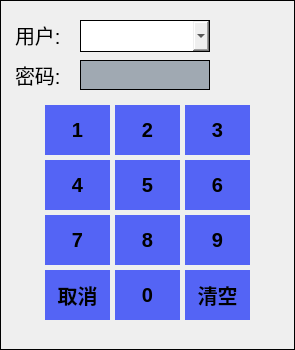
<?xml version="1.0" encoding="UTF-8"?>
<ui version="4.0">
 <class>dlgAdministrator</class>
 <widget class="QDialog" name="dlgAdministrator">
  <property name="geometry">
   <rect>
    <x>0</x>
    <y>0</y>
    <width>295</width>
    <height>350</height>
   </rect>
  </property>
  <property name="maximumSize">
   <size>
    <width>300</width>
    <height>350</height>
   </size>
  </property>
  <property name="font">
   <font>
    <pointsize>15</pointsize>
   </font>
  </property>
  <property name="windowTitle">
   <string>用户登录</string>
  </property>
  <property name="styleSheet">
   <string notr="true">border: 1px solid black;</string>
  </property>
  <widget class="QPushButton" name="pushButton_1">
   <property name="geometry">
    <rect>
     <x>45</x>
     <y>105</y>
     <width>65</width>
     <height>50</height>
    </rect>
   </property>
   <property name="font">
    <font>
     <pointsize>15</pointsize>
     <weight>75</weight>
     <bold>true</bold>
    </font>
   </property>
   <property name="styleSheet">
    <string notr="true">background-color: rgb(84, 100, 245);border: none;</string>
   </property>
   <property name="text">
    <string>1</string>
   </property>
  </widget>
  <widget class="QPushButton" name="pushButton_2">
   <property name="geometry">
    <rect>
     <x>115</x>
     <y>105</y>
     <width>65</width>
     <height>50</height>
    </rect>
   </property>
   <property name="font">
    <font>
     <pointsize>15</pointsize>
     <weight>75</weight>
     <bold>true</bold>
    </font>
   </property>
   <property name="styleSheet">
    <string notr="true">background-color: rgb(84, 100, 245);border: none;</string>
   </property>
   <property name="text">
    <string>2</string>
   </property>
  </widget>
  <widget class="QPushButton" name="pushButton_3">
   <property name="geometry">
    <rect>
     <x>185</x>
     <y>105</y>
     <width>65</width>
     <height>50</height>
    </rect>
   </property>
   <property name="font">
    <font>
     <pointsize>15</pointsize>
     <weight>75</weight>
     <bold>true</bold>
    </font>
   </property>
   <property name="styleSheet">
    <string notr="true">background-color: rgb(84, 100, 245);border: none;</string>
   </property>
   <property name="text">
    <string>3</string>
   </property>
  </widget>
  <widget class="QPushButton" name="pushButton_4">
   <property name="geometry">
    <rect>
     <x>45</x>
     <y>160</y>
     <width>65</width>
     <height>50</height>
    </rect>
   </property>
   <property name="font">
    <font>
     <pointsize>15</pointsize>
     <weight>75</weight>
     <bold>true</bold>
    </font>
   </property>
   <property name="styleSheet">
    <string notr="true">background-color: rgb(84, 100, 245);border: none;</string>
   </property>
   <property name="text">
    <string>4</string>
   </property>
  </widget>
  <widget class="QPushButton" name="pushButton_6">
   <property name="geometry">
    <rect>
     <x>185</x>
     <y>160</y>
     <width>65</width>
     <height>50</height>
    </rect>
   </property>
   <property name="font">
    <font>
     <pointsize>15</pointsize>
     <weight>75</weight>
     <bold>true</bold>
    </font>
   </property>
   <property name="styleSheet">
    <string notr="true">background-color: rgb(84, 100, 245);border: none;</string>
   </property>
   <property name="text">
    <string>6</string>
   </property>
  </widget>
  <widget class="QPushButton" name="pushButton_5">
   <property name="geometry">
    <rect>
     <x>115</x>
     <y>160</y>
     <width>65</width>
     <height>50</height>
    </rect>
   </property>
   <property name="font">
    <font>
     <pointsize>15</pointsize>
     <weight>75</weight>
     <bold>true</bold>
    </font>
   </property>
   <property name="styleSheet">
    <string notr="true">background-color: rgb(84, 100, 245);border: none;</string>
   </property>
   <property name="text">
    <string>5</string>
   </property>
  </widget>
  <widget class="QPushButton" name="pushButton_7">
   <property name="geometry">
    <rect>
     <x>45</x>
     <y>215</y>
     <width>65</width>
     <height>50</height>
    </rect>
   </property>
   <property name="font">
    <font>
     <pointsize>15</pointsize>
     <weight>75</weight>
     <bold>true</bold>
    </font>
   </property>
   <property name="styleSheet">
    <string notr="true">background-color: rgb(84, 100, 245);border: none;</string>
   </property>
   <property name="text">
    <string>7</string>
   </property>
  </widget>
  <widget class="QPushButton" name="pushButton_9">
   <property name="geometry">
    <rect>
     <x>185</x>
     <y>215</y>
     <width>65</width>
     <height>50</height>
    </rect>
   </property>
   <property name="font">
    <font>
     <pointsize>15</pointsize>
     <weight>75</weight>
     <bold>true</bold>
    </font>
   </property>
   <property name="styleSheet">
    <string notr="true">background-color: rgb(84, 100, 245);border: none;</string>
   </property>
   <property name="text">
    <string>9</string>
   </property>
  </widget>
  <widget class="QPushButton" name="pushButton_8">
   <property name="geometry">
    <rect>
     <x>115</x>
     <y>215</y>
     <width>65</width>
     <height>50</height>
    </rect>
   </property>
   <property name="font">
    <font>
     <pointsize>15</pointsize>
     <weight>75</weight>
     <bold>true</bold>
    </font>
   </property>
   <property name="styleSheet">
    <string notr="true">background-color: rgb(84, 100, 245);border: none;</string>
   </property>
   <property name="text">
    <string>8</string>
   </property>
  </widget>
  <widget class="QPushButton" name="pushButton_cancel">
   <property name="geometry">
    <rect>
     <x>45</x>
     <y>270</y>
     <width>65</width>
     <height>50</height>
    </rect>
   </property>
   <property name="font">
    <font>
     <pointsize>15</pointsize>
     <weight>75</weight>
     <bold>true</bold>
    </font>
   </property>
   <property name="styleSheet">
    <string notr="true">background-color: rgb(84, 100, 245);border: none;</string>
   </property>
   <property name="text">
    <string>取消</string>
   </property>
  </widget>
  <widget class="QPushButton" name="pushButton_empty">
   <property name="geometry">
    <rect>
     <x>185</x>
     <y>270</y>
     <width>65</width>
     <height>50</height>
    </rect>
   </property>
   <property name="font">
    <font>
     <pointsize>15</pointsize>
     <weight>75</weight>
     <bold>true</bold>
    </font>
   </property>
   <property name="styleSheet">
    <string notr="true">background-color: rgb(84, 100, 245);border: none;</string>
   </property>
   <property name="text">
    <string>清空</string>
   </property>
  </widget>
  <widget class="QPushButton" name="pushButton_0">
   <property name="geometry">
    <rect>
     <x>115</x>
     <y>270</y>
     <width>65</width>
     <height>50</height>
    </rect>
   </property>
   <property name="font">
    <font>
     <pointsize>15</pointsize>
     <weight>75</weight>
     <bold>true</bold>
    </font>
   </property>
   <property name="styleSheet">
    <string notr="true">background-color: rgb(84, 100, 245);border: none;</string>
   </property>
   <property name="text">
    <string>0</string>
   </property>
  </widget>
  <widget class="QLabel" name="label">
   <property name="geometry">
    <rect>
     <x>15</x>
     <y>60</y>
     <width>45</width>
     <height>30</height>
    </rect>
   </property>
   <property name="styleSheet">
    <string notr="true">border: none;</string>
   </property>
   <property name="text">
    <string>密码:</string>
   </property>
  </widget>
  <widget class="QLineEdit" name="m_PassWord">
   <property name="geometry">
    <rect>
     <x>80</x>
     <y>60</y>
     <width>130</width>
     <height>30</height>
    </rect>
   </property>
   <property name="sizePolicy">
    <sizepolicy hsizetype="Expanding" vsizetype="Preferred">
     <horstretch>0</horstretch>
     <verstretch>0</verstretch>
    </sizepolicy>
   </property>
   <property name="minimumSize">
    <size>
     <width>0</width>
     <height>30</height>
    </size>
   </property>
   <property name="maximumSize">
    <size>
     <width>16777215</width>
     <height>25</height>
    </size>
   </property>
   <property name="styleSheet">
    <string notr="true">border: 1px solid black;
background-color: rgb(160, 169, 178);</string>
   </property>
   <property name="echoMode">
    <enum>QLineEdit::Normal</enum>
   </property>
   <property name="readOnly">
    <bool>true</bool>
   </property>
   <property name="placeholderText">
    <string/>
   </property>
  </widget>
  <widget class="QLabel" name="label_2">
   <property name="geometry">
    <rect>
     <x>15</x>
     <y>20</y>
     <width>45</width>
     <height>30</height>
    </rect>
   </property>
   <property name="styleSheet">
    <string notr="true">border: none;</string>
   </property>
   <property name="text">
    <string>用户:</string>
   </property>
  </widget>
  <widget class="QComboBox" name="comboBox">
   <property name="geometry">
    <rect>
     <x>80</x>
     <y>20</y>
     <width>130</width>
     <height>32</height>
    </rect>
   </property>
   <property name="sizePolicy">
    <sizepolicy hsizetype="Preferred" vsizetype="Preferred">
     <horstretch>1</horstretch>
     <verstretch>0</verstretch>
    </sizepolicy>
   </property>
   <property name="font">
    <font>
     <pointsize>15</pointsize>
    </font>
   </property>
   <property name="styleSheet">
    <string notr="true">border: 1px solid black;</string>
   </property>
  </widget>
 </widget>
 <resources/>
 <connections/>
</ui>
